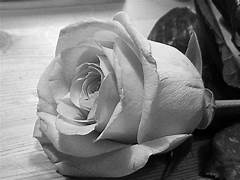
#> input picture CV/lab1/rose.jpeg, 240 x 180 px
$ jupyter execute 2347230_CV_lab1.ipynb
#> lines starting #> are read from the running program, lines starting #| are printed output that depends on the picture; long printed decimals are rounded
# Lab 1

### 1. Image Preprocessing

- **Algorithm**: Normalized a grayscale image to the range [0, 1].
- **Accuracy**: Ensures that pixel values are properly scaled for further processing.
- **Visualization**: Displayed the original and normalized images.

[cell 1]
import numpy as np
import cv2
import matplotlib.pyplot as plt

# Load a grayscale image
image = cv2.imread('rose.jpeg', cv2.IMREAD_GRAYSCALE)
#> image is the input picture: shape (180, 240); min 0, max 255, mean 125.3

# Normalize the image to the range [0, 1]
normalized_image = image / 255.0

# Visualization
plt.figure(figsize=(10, 5))
plt.subplot(1, 2, 1)
plt.title('Original Image')
plt.imshow(image, cmap='gray')
plt.subplot(1, 2, 2)
plt.title('Normalized Image')
plt.imshow(normalized_image, cmap='gray')
plt.show()
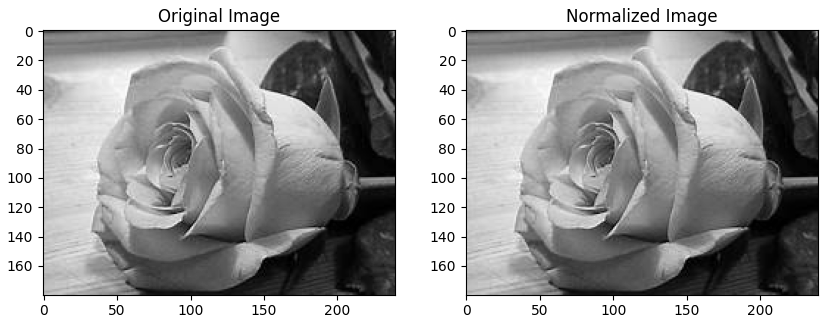
#> figure drawn by matplotlib, 2 panels

### 2. Apply Convolution

- **Algorithm**: Applied Sobel filter (X direction) for edge detection and a sharpening filter.
- **Accuracy**: Use filters to emphasize certain features.
- **Visualization**: Shown the original, edge-detected, and sharpened images.

[cell 2]
# Define Sobel X kernel and Sharpening kernel
sobel_x = np.array([[-1, 0, 1],
                    [-2, 0, 2],
                    [-1, 0, 1]])

sharpen_kernel = np.array([[0, -1, 0],
                           [-1, 5, -1],
                           [0, -1, 0]])

# Apply convolution using Sobel filter (X direction)
edge_x = cv2.filter2D(normalized_image, -1, sobel_x)
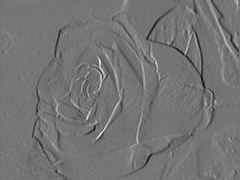
#> edge_x: shape (180, 240) float64; min -2.56, max 3.01, mean -0.0187; drawn with min black and max white

# Apply convolution using Sharpening filter
sharpened_image = cv2.filter2D(normalized_image, -1, sharpen_kernel)
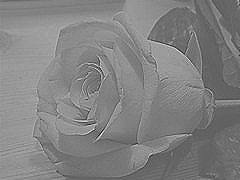
#> sharpened_image: shape (180, 240) float64; min -1.51, max 2.42, mean 0.491; drawn with min black and max white

# Visualization
plt.figure(figsize=(15, 5))
plt.subplot(1, 3, 1)
plt.title('Original Image')
plt.imshow(normalized_image, cmap='gray')
plt.subplot(1, 3, 2)
plt.title('Edge Detection (Sobel X)')
plt.imshow(edge_x, cmap='gray')
plt.subplot(1, 3, 3)
plt.title('Sharpened Image')
plt.imshow(sharpened_image, cmap='gray')
plt.show()
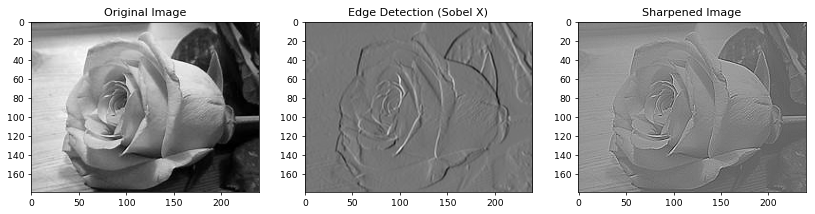
#> figure drawn by matplotlib, 3 panels

### 3. Apply Correlation

- **Algorithm**: Applied correlation to the grayscale and convolved images.
- **Accuracy**: Measure the similarity between the original and filtered images.
- **Visualization**: Not applicable, as this is a numerical operation.

[cell 3]
# Function to compute correlation
def compute_correlation(image1, image2):
    return np.corrcoef(image1.flatten(), image2.flatten())[0, 1]

# Correlation between original and convolved images
corr_edge = compute_correlation(normalized_image, edge_x)
#> corr_edge = 0.00976
corr_sharpen = compute_correlation(normalized_image, sharpened_image)
#> corr_sharpen = 0.918

print(f'Correlation with Edge Detected Image: {corr_edge}')
#| Correlation with Edge Detected Image: 0.009758
print(f'Correlation with Sharpened Image: {corr_sharpen}')
#| Correlation with Sharpened Image: 0.9181

# Visualization
plt.figure(figsize=(15, 5))
plt.subplot(1, 3, 1)
plt.title('Original Image')
plt.imshow(normalized_image, cmap='gray')
plt.subplot(1, 3, 2)
plt.title('Edge Detection (Sobel X)')
plt.imshow(edge_x, cmap='gray')
plt.subplot(1, 3, 3)
plt.title('Sharpened Image')
plt.imshow(sharpened_image, cmap='gray')
plt.show()

### 4. Edge Detection and Enhancement

- **Algorithm**: Applied Gaussian blur to the original and edge-detected images to enhance edges.
- **Accuracy**: The blur can help smooth noise while enhancing important features.
- **Visualization**: Shown the blurred images and the enhanced edge-detected image.

[cell 4]
# Apply Gaussian Blur to original and edge-detected images
blurred_original = cv2.GaussianBlur(normalized_image, (5, 5), 0)
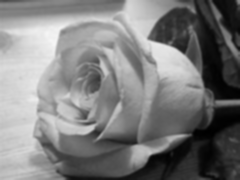
#> blurred_original: shape (180, 240) float64; min 0.0023, max 0.966, mean 0.491
blurred_edge = cv2.GaussianBlur(edge_x, (5, 5), 0)
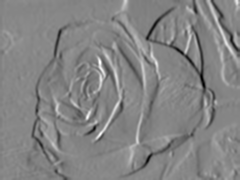
#> blurred_edge: shape (180, 240) float64; min -1.35, max 1.22, mean -0.0188; drawn with min black and max white

# Enhanced edge detection (combining original blurred with edge-detected blurred)
enhanced_edge = cv2.addWeighted(blurred_original, 0.5, blurred_edge, 0.5, 0)
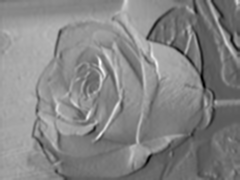
#> enhanced_edge: shape (180, 240) float64; min -0.51, max 0.917, mean 0.236; drawn with min black and max white

# Visualization
plt.figure(figsize=(15, 5))
plt.subplot(1, 3, 1)
plt.title('Blurred Original Image')
plt.imshow(blurred_original, cmap='gray')
plt.subplot(1, 3, 2)
plt.title('Blurred Edge Detected Image')
plt.imshow(blurred_edge, cmap='gray')
plt.subplot(1, 3, 3)
plt.title('Enhanced Edge Detection')
plt.imshow(enhanced_edge, cmap='gray')
plt.show()

### 5. Comparison and Analysis

- **Interpretation**:
    - **Correlation Results**: Higher correlation indicates greater similarity between images.
    - **Effect of Gaussian Blur**: Gaussian blur helps reduce noise while enhancing critical features when combined with edge detection, leading to a cleaner and more pronounced edge detection result.

[cell 5]
print(f"Correlation between the original and edge-detected images: {corr_edge:.4f}")
#| Correlation between the original and edge-detected images: 0.0098
print(f"Correlation between the original and sharpened images: {corr_sharpen:.4f}")
#| Correlation between the original and sharpened images: 0.9181
print("The effect of combining edge detection with Gaussian blur results in a cleaner, enhanced edge-detected image, reducing noise and emphasizing important features.")

$ run again, with CV/lab1/th.jpeg copied over CV/lab1/rose.jpeg
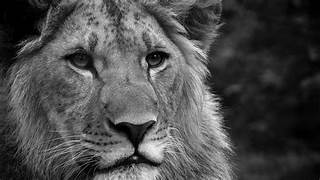
#> input picture CV/lab1/th.jpeg, 320 x 180 px
#> image is the input picture: shape (180, 320); min 0, max 255, mean 75
#> `plt.show()`:
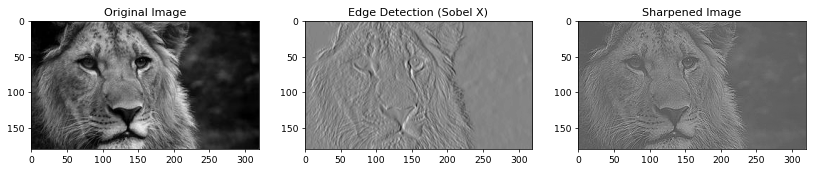
#> figure drawn by matplotlib, 3 panels
#> corr_edge = 0.00516
#> corr_sharpen = 0.838
#| Correlation with Edge Detected Image: 0.00516
#| Correlation with Sharpened Image: 0.8381
#> `enhanced_edge = cv2.addWeighted(blurred_original, 0.5, blurred_edge, 0..`:
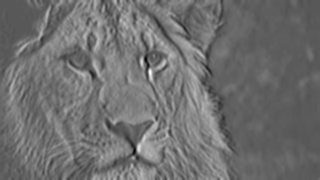
#> enhanced_edge: shape (180, 320) float64; min -0.554, max 1.05, mean 0.146; drawn with min black and max white
#| Correlation between the original and edge-detected images: 0.0052
#| Correlation between the original and sharpened images: 0.8381
